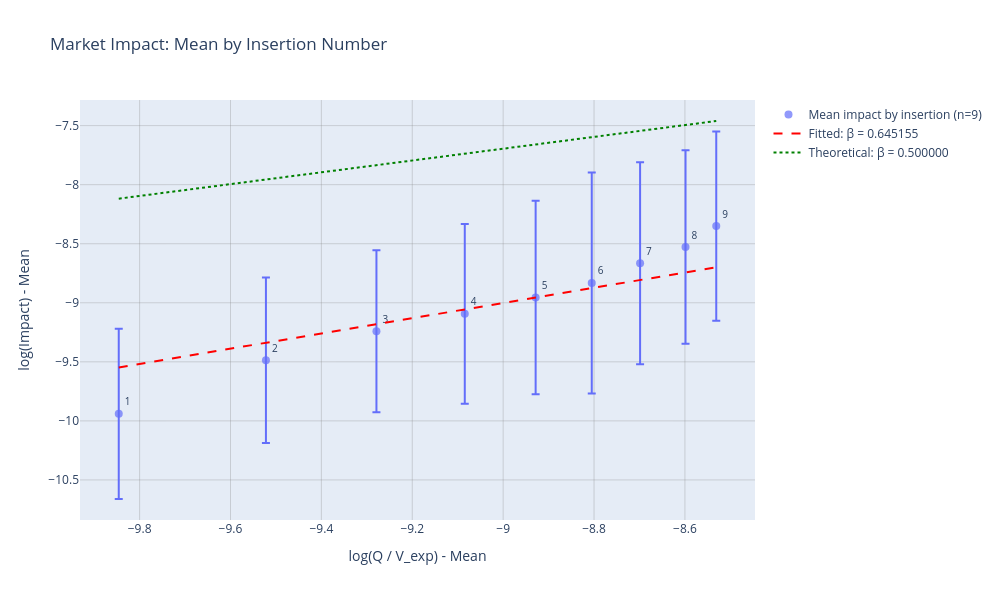

Notebook code for this chart:
### Markdown cell above
# aggregated analysis

### Code cell
# Calculate mean and std for each insertion across all samples
insertion_stats = []

# First, let's check what columns are available in points_df
print("Available columns in points_df:", points_df.columns.tolist())

# Check if we have insertion_number column, if not, we'll need to create it or use a different approach
if 'insertion_number' not in points_df.columns:
    print("Warning: 'insertion_number' column not found in points_df")
    print("Using sample-based analysis instead...")
    
    # Group by sample_id and create insertion numbers based on order
    points_df_with_insertion = points_df.copy()
    points_df_with_insertion['insertion_number'] = points_df_with_insertion.groupby('sample_id').cumcount() + 1
    max_insertions = points_df_with_insertion['insertion_number'].max()
else:
    points_df_with_insertion = points_df
    max_insertions = points_df['insertion_number'].max()

# Show info about sample_id distribution
print("\nSample ID information:")
print(f"Total number of unique samples: {points_df_with_insertion['sample_id'].nunique()}")
print(f"Sample ID range: {points_df_with_insertion['sample_id'].min()} to {points_df_with_insertion['sample_id'].max()}")
print(f"Total data points: {len(points_df_with_insertion)}")

# Show sample distribution by insertion number
sample_counts = points_df_with_insertion.groupby('insertion_number')['sample_id'].nunique().reset_index()
sample_counts.columns = ['insertion_number', 'unique_samples']
print("\nSample distribution by insertion number:")
for _, row in sample_counts.iterrows():
    print(f"  Insertion {int(row['insertion_number'])}: {int(row['unique_samples'])} unique samples")

for insertion_num in range(1, max_insertions + 1):
    # Get data for this insertion number
    insertion_data = points_df_with_insertion[points_df_with_insertion['insertion_number'] == insertion_num]
    
    if len(insertion_data) > 0:
        x_values = insertion_data['x'].to_numpy()
        y_values = insertion_data['y'].to_numpy()
        sample_ids = insertion_data['sample_id'].to_numpy()
        
        # Filter out invalid points
        valid_mask = np.isfinite(x_values) & np.isfinite(y_values) & (x_values != 0)
        x_valid = x_values[valid_mask]
        y_valid = y_values[valid_mask]
        sample_ids_valid = sample_ids[valid_mask]
        
        if len(x_valid) > 0:
            x_mean = np.mean(x_valid)
            x_std = np.std(x_valid)
            y_mean = np.mean(y_valid)
            y_std = np.std(y_valid)
            
            insertion_stats.append({
                'insertion_number': insertion_num,
                'x_mean': x_mean,
                'x_std': x_std,
                'y_mean': y_mean,
                'y_std': y_std,
                'n_points': len(x_valid),
                'unique_samples': len(np.unique(sample_ids_valid)),
                'sample_ids': list(np.unique(sample_ids_valid))
            })

# Convert to DataFrame for easier handling
stats_df = pd.DataFrame(insertion_stats)

if len(stats_df) > 0:
    # Create the plotly figure
    fig = go.Figure()

    # Add scatter plot with error bars (only y-axis std)
    fig.add_trace(go.Scatter(
        x=stats_df['x_mean'],
        y=stats_df['y_mean'],
        error_y=dict(type='data', array=stats_df['y_std'], visible=True),
        mode='markers+text',
        text=[str(int(row['insertion_number'])) for _, row in stats_df.iterrows()],
        textposition='top right',
        textfont=dict(size=10),
        marker=dict(size=8, opacity=0.7),
        name=f'Mean impact by insertion (n={len(stats_df)})',
        hovertemplate='Insertion: %{text}<br>' +
                      'x_mean: %{x:.6f}<br>' +
                      'y_mean: %{y:.6f}<br>' +
                      '<extra></extra>'
    ))

    # Add fitted line if we have enough points
    if len(stats_df) >= 2:
        x_mean_valid = stats_df['x_mean'].to_numpy()
        y_mean_valid = stats_df['y_mean'].to_numpy()
        
        # Fit line to mean values
        beta_insertion = beta_fit(x_mean_valid, y_mean_valid, alpha_global, method=est_method)
        
        if np.isfinite(beta_insertion):
            x_range = np.linspace(x_mean_valid.min(), x_mean_valid.max(), 100)
            y_fitted = alpha_global + beta_insertion * x_range
            fig.add_trace(go.Scatter(
                x=x_range,
                y=y_fitted,
                mode='lines',
                line=dict(color='red', dash='dash', width=2),
                name=f'Fitted: β = {beta_insertion:.6f}',
                hovertemplate='Fitted line<br>' +
                              'x: %{x:.6f}<br>' +
                              'y: %{y:.6f}<br>' +
                              '<extra></extra>'
            ))

    # Add theoretical line
    beta_theory = 0.5
    x_range_theory = np.linspace(stats_df['x_mean'].min(), stats_df['x_mean'].max(), 100)
    y_theory = alpha_global + beta_theory * x_range_theory
    fig.add_trace(go.Scatter(
        x=x_range_theory,
        y=y_theory,
        mode='lines',
        line=dict(color='green', dash='dot', width=2),
        name=f'Theoretical: β = {beta_theory:.6f}',
        hovertemplate='Theoretical line<br>' +
                      'x: %{x:.6f}<br>' +
                      'y: %{y:.6f}<br>' +
                      '<extra></extra>'
    ))

    # Update layout
    fig.update_layout(
        title='Market Impact: Mean by Insertion Number',
        xaxis_title='log(Q / V_exp) - Mean',
        yaxis_title='log(Impact) - Mean',
        width=1000,
        height=600,
        showlegend=True,
        hovermode='closest'
    )

    # Add grid
    fig.update_xaxes(showgrid=True, gridwidth=1, gridcolor='rgba(128,128,128,0.3)')
    fig.update_yaxes(showgrid=True, gridwidth=1, gridcolor='rgba(128,128,128,0.3)')

    # Display the plot
    fig.show()

    # Print summary statistics
    print(f"\nSummary Statistics:")
    print(f"Number of insertions analyzed: {len(stats_df)}")
    print(f"Alpha (fixed intercept): {alpha_global:.6f}")
    if len(stats_df) >= 2 and 'beta_insertion' in locals() and np.isfinite(beta_insertion):
        print(f"Fitted Beta (insertion means): {beta_insertion:.6f}")
    print(f"Theoretical Beta: {beta_theory:.6f}")
    print(f"Maximum insertion number: {max_insertions}")
    
    # Print detailed insertion statistics with sample info
    print(f"\nDetailed insertion statistics:")
    for _, row in stats_df.iterrows():
        print(f"  Insertion {int(row['insertion_number'])}: {int(row['n_points'])} points from {int(row['unique_samples'])} unique samples")
        print(f"    Sample IDs: {sorted(row['sample_ids'])}")
        print(f"    x_mean: {row['x_mean']:.6f} ± {row['x_std']:.6f}")
        print(f"    y_mean: {row['y_mean']:.6f} ± {row['y_std']:.6f}")
else:
    print("No valid insertion data found for analysis")

### Figure 1 — Plotly figure (JSON) as saved in the notebook; plotly's stock layout.template omitted (floating-point values rounded to 4 significant figures)
{"data": [{"error_y": {"array": [0.7211, 0.7002, 0.6866, 0.7608, 0.8188, 0.9357, 0.8545, 0.8195, 0.8007], "type": "data", "visible": true}, "hovertemplate": "Insertion: %{text}<br>x_mean: %{x:.6f}<br>y_mean: %{y:.6f}<br><extra></extra>", "marker": {"opacity": 0.7, "size": 8}, "mode": "markers+text", "name": "Mean impact by insertion (n=9)", "text": ["1", "2", "3", "4", "5", "6", "7", "8", "9"], "textfont": {"size": 10}, "textposition": "top right", "type": "scatter", "x": [-9.846, -9.522, -9.279, -9.084, -8.929, -8.805, -8.699, -8.599, -8.531], "y": [-9.94, -9.486, -9.241, -9.094, -8.956, -8.832, -8.665, -8.528, -8.35]}, {"hovertemplate": "Fitted line<br>x: %{x:.6f}<br>y: %{y:.6f}<br><extra></extra>", "line": {"color": "red", "dash": "dash", "width": 2}, "mode": "lines", "name": "Fitted: β = 0.645155", "type": "scatter", "x": [-9.846, -9.833, -9.819, -9.806, -9.793, -9.78, -9.766, -9.753, -9.74, -9.726, -9.713, -9.7, -9.687, -9.673, -9.66, -9.647, -9.633, -9.62, -9.607, -9.594, -9.58, -9.567, -9.554, -9.54, -9.527, -9.514, -9.501, -9.487, -9.474, -9.461, -9.447, -9.434, -9.421, -9.408, -9.394, -9.381, -9.368, -9.355, -9.341, -9.328, -9.315, -9.301, -9.288, -9.275, -9.262, -9.248, -9.235, -9.222, -9.208, -9.195, -9.182, -9.169, -9.155, -9.142, -9.129, -9.115, -9.102, -9.089, -9.076, -9.062, -9.049, -9.036, -9.022, -9.009, -8.996, -8.983, -8.969, -8.956, -8.943, -8.93, -8.916, -8.903, -8.89, -8.876, -8.863, -8.85, -8.837, -8.823, -8.81, -8.797, -8.783, -8.77, -8.757, -8.744, -8.73, -8.717, -8.704, -8.69, -8.677, -8.664, -8.651, -8.637, -8.624, -8.611, -8.597, -8.584, -8.571, -8.558, -8.544, -8.531], "y": [-9.547, -9.539, -9.53, -9.522, -9.513, -9.505, -9.496, -9.487, -9.479, -9.47, -9.462, -9.453, -9.445, -9.436, -9.427, -9.419, -9.41, -9.402, -9.393, -9.385, -9.376, -9.367, -9.359, -9.35, -9.342, -9.333, -9.325, -9.316, -9.307, -9.299, -9.29, -9.282, -9.273, -9.265, -9.256, -9.248, -9.239, -9.23, -9.222, -9.213, -9.205, -9.196, -9.188, -9.179, -9.17, -9.162, -9.153, -9.145, -9.136, -9.128, -9.119, -9.11, -9.102, -9.093, -9.085, -9.076, -9.068, -9.059, -9.05, -9.042, -9.033, -9.025, -9.016, -9.008, -8.999, -8.99, -8.982, -8.973, -8.965, -8.956, -8.948, -8.939, -8.93, -8.922, -8.913, -8.905, -8.896, -8.888, -8.879, -8.871, -8.862, -8.853, -8.845, -8.836, -8.828, -8.819, -8.811, -8.802, -8.793, -8.785, -8.776, -8.768, -8.759, -8.751, -8.742, -8.733, -8.725, -8.716, -8.708, -8.699]}, {"hovertemplate": "Theoretical line<br>x: %{x:.6f}<br>y: %{y:.6f}<br><extra></extra>", "line": {"color": "green", "dash": "dot", "width": 2}, "mode": "lines", "name": "Theoretical: β = 0.500000", "type": "scatter", "x": [-9.846, -9.833, -9.819, -9.806, -9.793, -9.78, -9.766, -9.753, -9.74, -9.726, -9.713, -9.7, -9.687, -9.673, -9.66, -9.647, -9.633, -9.62, -9.607, -9.594, -9.58, -9.567, -9.554, -9.54, -9.527, -9.514, -9.501, -9.487, -9.474, -9.461, -9.447, -9.434, -9.421, -9.408, -9.394, -9.381, -9.368, -9.355, -9.341, -9.328, -9.315, -9.301, -9.288, -9.275, -9.262, -9.248, -9.235, -9.222, -9.208, -9.195, -9.182, -9.169, -9.155, -9.142, -9.129, -9.115, -9.102, -9.089, -9.076, -9.062, -9.049, -9.036, -9.022, -9.009, -8.996, -8.983, -8.969, -8.956, -8.943, -8.93, -8.916, -8.903, -8.89, -8.876, -8.863, -8.85, -8.837, -8.823, -8.81, -8.797, -8.783, -8.77, -8.757, -8.744, -8.73, -8.717, -8.704, -8.69, -8.677, -8.664, -8.651, -8.637, -8.624, -8.611, -8.597, -8.584, -8.571, -8.558, -8.544, -8.531], "y": [-8.118, -8.112, -8.105, -8.098, -8.092, -8.085, -8.078, -8.072, -8.065, -8.058, -8.052, -8.045, -8.039, -8.032, -8.025, -8.019, -8.012, -8.005, -7.999, -7.992, -7.985, -7.979, -7.972, -7.965, -7.959, -7.952, -7.946, -7.939, -7.932, -7.926, -7.919, -7.912, -7.906, -7.899, -7.892, -7.886, -7.879, -7.873, -7.866, -7.859, -7.853, -7.846, -7.839, -7.833, -7.826, -7.819, -7.813, -7.806, -7.799, -7.793, -7.786, -7.78, -7.773, -7.766, -7.76, -7.753, -7.746, -7.74, -7.733, -7.726, -7.72, -7.713, -7.707, -7.7, -7.693, -7.687, -7.68, -7.673, -7.667, -7.66, -7.653, -7.647, -7.64, -7.633, -7.627, -7.62, -7.614, -7.607, -7.6, -7.594, -7.587, -7.58, -7.574, -7.567, -7.56, -7.554, -7.547, -7.54, -7.534, -7.527, -7.521, -7.514, -7.507, -7.501, -7.494, -7.487, -7.481, -7.474, -7.467, -7.461]}], "layout": {"height": 600, "hovermode": "closest", "showlegend": true, "title": {"text": "Market Impact: Mean by Insertion Number"}, "width": 1000, "xaxis": {"gridcolor": "rgba(128,128,128,0.3)", "gridwidth": 1, "showgrid": true, "title": {"text": "log(Q / V_exp) - Mean"}}, "yaxis": {"gridcolor": "rgba(128,128,128,0.3)", "gridwidth": 1, "showgrid": true, "title": {"text": "log(Impact) - Mean"}}}}
